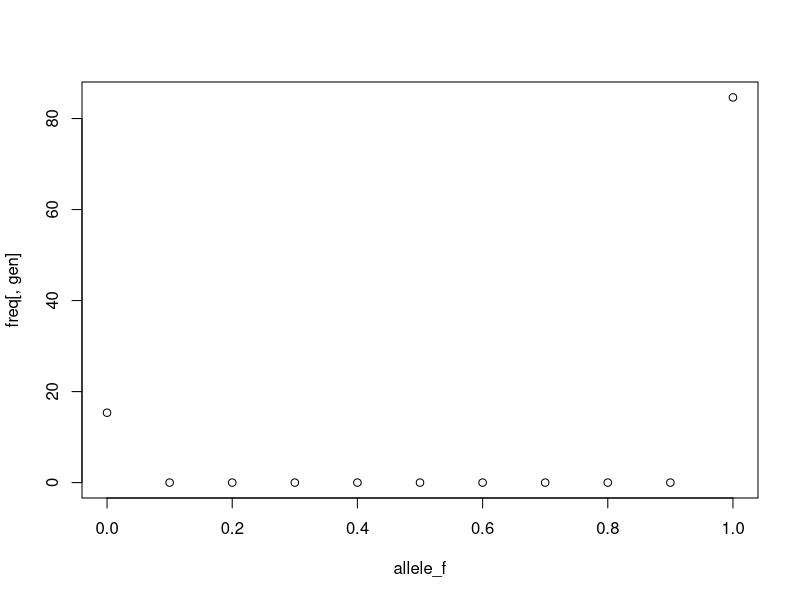

Generate this figure with R:
# file updated on Dec 15 but not yet transferred to shiny app 
#functions
matrix_exp <- function(mat,n){
  if(!is.matrix(mat) | (nrow(mat)!=ncol(mat)) | n <0){
    return(0)
  }
  if(n == 0){
    return(diag(nrow(mat)))
  }
  matnew <- diag(nrow(mat))
  for(i in 1:n){
    matnew <- matnew %*% mat
  }
  matnew
}
#parameters
gl = 11
wa = 0.9
gl_0 = 10
gr = 0.0
s_rounds = 20
mu = 0
mi = 0
gen = 100


gr_0 = 1
mass = matrix (0, gl, gen+1)
freq = matrix (0, gl, gen+1)
allele_f = matrix (0, gl, 1)
growth_rate = matrix (0, gl, 1)
mean_allele_f = matrix (0, gen, 1)
mean_growth = matrix (0, gen, 1)
add_fit = matrix (0, gl, 1)
drift_effect = matrix (0,gl,1)
Growth_mat = matrix (0, gl, gl)
selection_mat = matrix (0, gl, gl)
drift_mut_mat = matrix (0, gl, gl)
mig_mat = matrix (0, gl, gl)
mass [gl_0,1] = 1
freq [gl_0,1] = 100

# calculating the frequencies and average fitness in each grain level

allele_f = seq (0,1,1/(gl-1))
allele_f_after_s = allele_f[]*wa/(allele_f[]*wa+(1-allele_f[]))
mean_allele_f[1]=allele_f[gl_0] 
# effect of group growth changes
for (i in 1:gl) {
  Growth_mat [i,i] = gr_0 + (i-1)/(gl-1)*gr
  growth_rate[i] = gr_0 + (i-1)/(gl-1)*gr
}
# effect of individual frequency changes in each grain due to natural selection
#version 1
#for (i in 1:gl){
#  add_fit [i] = (allele_f[i]*wa/(allele_f[i]*wa+1-allele_f[i]))-allele_f[i]
#  j = add_fit[i]%/%(1/(gl-1))
#  k = add_fit[i]%%(1/(gl-1))
#  if (add_fit[i]<0){
#    if (i>-j){
#      selection_mat [i+j,i]= 1-(k/(1/(gl-1))) 
#    }
#    selection_mat [i+j+1,i]= k/(1/(gl-1))
#  } else {
#    if (i<(gl-j)){
#      selection_mat [i+j+1,i]= k/(1/(gl-1))
#    }
#    selection_mat [i+j,i]= 1-(k/(1/(gl-1)))
#  }
#}
#version_2 (birth_death model)
for (j in 1:gl){
  selection_mat [j,j] = allele_f[j]*allele_f_after_s[j]+(1-allele_f[j])*(1- allele_f_after_s[j])
  if (j+1 <= gl){
    selection_mat [j+1,j] = (1-allele_f[j])*allele_f_after_s[j]
  }
  if (j-1 >= 1){
    selection_mat [j-1,j] = allele_f[j]*(1-allele_f_after_s[j])
    }
}
selection_mat_final = matrix_exp(selection_mat,s_rounds)
# effect of drift_version_1
#for (i in 2:(gl-1)){
#  drift_effect [i] = allele_f[i]*(1-allele_f[i])/n
#  drift_mut_mat [i,i]=1-2* drift_effect[i]
#  drift_mut_mat [i+1,i] = drift_effect[i]
#  drift_mut_mat [i-1,i] = drift_effect[i]
#}
# effect of drift _version_2
for (i in 1:gl){
  for (j in 1:gl){
    drift_mut_mat [i,j] = allele_f[j]^(i-1)*(1-allele_f[j])^(gl-i)*choose(gl-1,i-1)
  }
}
# effect of drift _version_3 (binning. I decided to don't do it)
#drift_mut_mat_n = matrix (0,n,n)
#for (i in 1:n){
#  for (j in 1:n){
#    drift_mut_mat_n [i,j] = allele_f[j]^(i-1)*(1-allele_f[j])^(n-i+1)*choose(n,i-1)
#  }
#}
#for (i in 1:gl){
#  for (j in 1:gl){
#    drift_mut_mat [i,j] = sum (drift_mut_mat_n[i:round(j+n/((gl-1))),j:round(i+n/((gl-1)))])
#  }
#}


# effect of mutation (in both directions)
drift_mut_mat = diag (gl)
#the previous line is included because birth/death model has inherent drift
drift_mut_mat [2,1] = mu
drift_mut_mat [1,1] = 1-mu
drift_mut_mat [gl-1,gl] = mu
drift_mut_mat [gl,gl] = 1-mu


# running the model for 'gen' generations + incorporating the effect of migration
for (i in 2:gen){
    for (j in 1:gl){
        mig_mat [j,j] = allele_f[j]*mean_allele_f[i-1]+(1-allele_f[j])*(1-mean_allele_f[i-1])
        if (j+1 <= gl){
          mig_mat [j+1,j] = (1-allele_f[j])*mean_allele_f[i-1]
        }
        if (j-1 >= 1){
          mig_mat [j-1,j] = allele_f[j]*(1-mean_allele_f[i-1])
        }
    }
  mig_mat_final = diag (gl)
  for (k in 1:mi){
    mig_mat_final = mig_mat_final %*% mig_mat
  }
  mean_growth [i-1] = sum((freq [,i-1]/100)* growth_rate )
  freq [,i]= (Growth_mat/mean_growth[i-1]) %*% selection_mat_final %*% drift_mut_mat %*% (matrix_exp(mig_mat,mi)) %*% freq [,i-1]
  mean_allele_f[i] = sum (freq[,i]*allele_f[])/100

}
plot (allele_f,freq[,gen])


